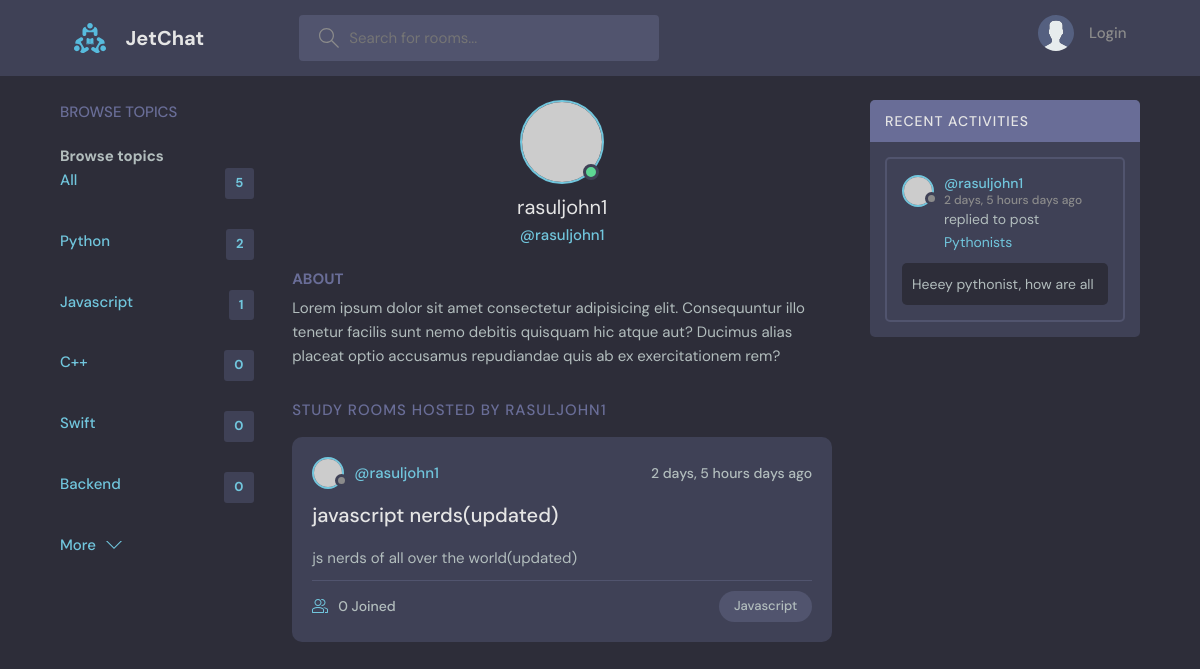
Page /profile/2 on the earlier database version.
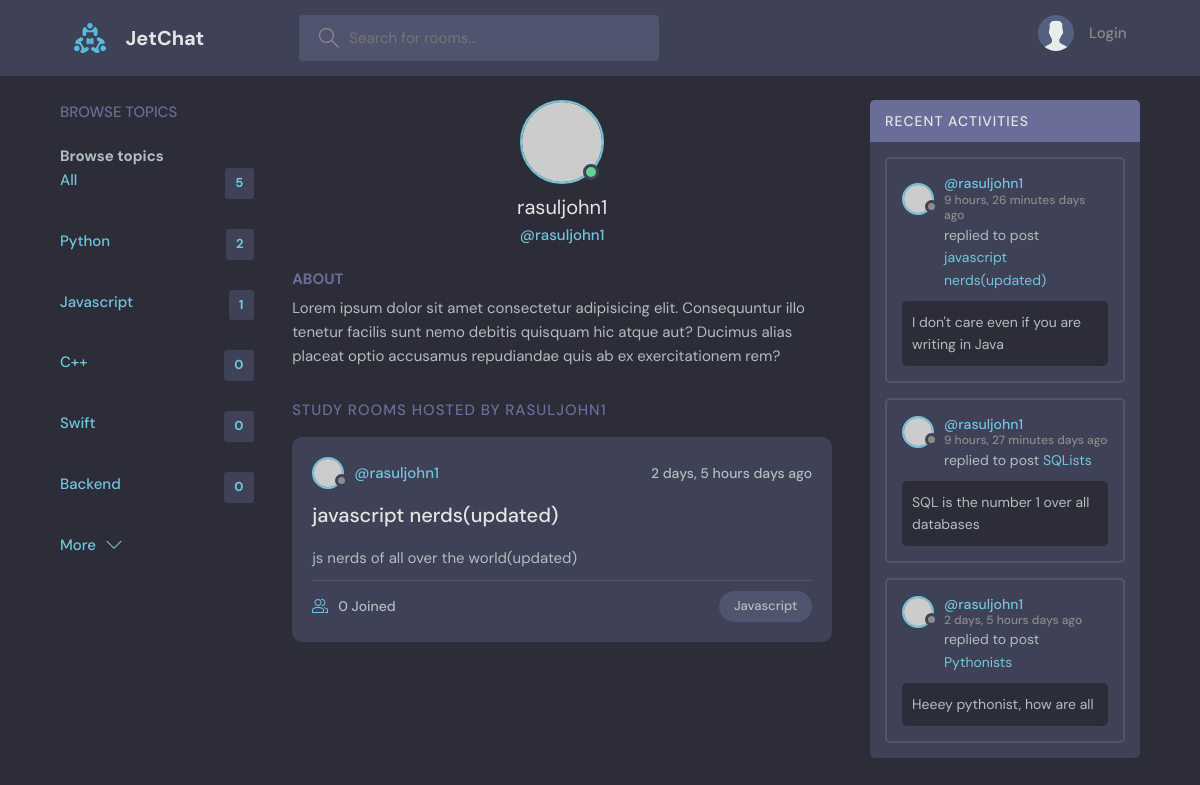
Same page on the later database version.
### base/models.py (models this page shows, shortened)
class Topic(models.Model):
    name = models.CharField(max_length=200)

class Room(models.Model):
    host = models.ForeignKey(User, on_delete=models.SET_NULL, null=True)
    topic = models.ForeignKey(Topic, on_delete=models.SET_NULL, null=True)
    name = models.CharField(max_length=200)
    description = models.TextField(null=True, blank=True)
    participants = models.ManyToManyField(User, related_name='participants', blank=True)
    updated = models.DateTimeField(auto_now=True)
    created = models.DateTimeField(auto_now_add=True)
    class Meta:
        ordering = ['-updated', '-created']
    def __str__(self):
        return self.name

class Message(models.Model):
    user = models.ForeignKey(User, on_delete=models.CASCADE)
    room = models.ForeignKey(Room, on_delete=models.CASCADE)
    body = models.TextField()
    updated = models.DateTimeField(auto_now=True)
    created = models.DateTimeField(auto_now_add=True)
    class Meta:
        ordering = ['-updated', '-created']

### base/views.py (the view)
# urls.py: path('profile/<str:pk>', views.userProfile, name='user-profile'),
def userProfile(request, pk):
    user = User.objects.get(id=pk)
    rooms = user.room_set.all()
    room_messages = user.message_set.all()
    topics = Topic.objects.all()
    context = {'user': user, 'rooms': rooms, 'topics': topics, 'room_messages': room_messages}
    return render(request, 'base/profile.html', context)

### base/templates/base/profile.html (shortened to what this page needs)
{% extends 'main.html' %}
{% block content %}
  <main class="profile-page layout layout--3">
    <div class="container">
      <div class="topics">
       {% include 'base/topics_component.html' %}
      </div>
      <div class="roomList">
        <div class="profile">
          <div class="profile__avatar">
            <div class="avatar avatar--large active">
              <img src="https://randomuser.me/api/portraits/men/11.jpg" />
            </div>
          </div>
          <div class="profile__info">
            <h3>{{ user }}</h3>
            <p>@{{ user.username }}</p>
          </div>
          <div class="profile__about">
            <h3>About</h3>
            <p>
              Lorem ipsum dolor sit amet consectetur adipisicing elit. Consequuntur illo tenetur
              facilis sunt nemo debitis quisquam hic atque aut? Ducimus alias placeat optio
              accusamus repudiandae quis ab ex exercitationem rem?
            </p>
          </div>
        </div>
        <div class="roomList__header">
          <div>
            <h2>Study Rooms Hosted by {{ user }}</a>
            </h2>
          </div>
        </div>
        {% include "base/feed_component.html" %}
      </div>
      <div class="activities">
        <div class="activities__header">
          <h2>Recent Activities</h2>
        </div>
        {% include 'base/activity_component.html' %}
      </div>
    </div>
  </main>
{% endblock %}

### base/templates/base/topics_component.html
<div class="topics">
    <div class="topics__header">
      <h2>Browse Topics</h2>
    </div>
    <ul class="topics__list">
    <h3>Browse topics</h3>
      <li>
        <a href="{% url 'topics' %}" class="active">All<span>{{ topics.count }}</span></a>
      </li>
      {% for topic in topics %}
        <li>
          <a href="{% url 'home' %}?q={{ topic.name }}" class="active">{{ topic.name }} <span>{{ topic.room_set.all.count }}</span></a>
        </li>
      {% endfor %}
      </ul>
    <a class="btn btn--link" href="{% url 'topics' %}">
      More
      <svg version="1.1" xmlns="http://www.w3.org/2000/svg" width="32" height="32" viewBox="0 0 32 32">
        <title>chevron-down</title>
        <path d="M16 21l-13-13h-3l16 16 16-16h-3l-13 13z"></path>
      </svg>
    </a>
</div>

### base/templates/base/feed_component.html (shortened to what this page needs)
{% for room in rooms %}
<div class="roomListRoom">
        <div class="roomListRoom__header">
          <a href="{% url 'user-profile' room.host.id %}" class="roomListRoom__author">
            <div class="avatar avatar--small">
              <img src="https://randomuser.me/api/portraits/women/11.jpg" />
            </div>
            <span>@{{ room.host.username }}</span>
          </a>
          <div class="roomListRoom__actions">
            <span>{{ room.created|timesince }} days ago</span>
          </div>
        </div>
        <div class="roomListRoom__content">
          <a href="{% url 'room' room.id %}">{{ room.name }}</a>
          <p>
            {{ room.description }}
          </p>
        </div>
        <div class="roomListRoom__meta">
          <a href="{% url 'room' room.id %}" class="roomListRoom__joined">
            {{ room.participants.all.count }} Joined
          </a>
          <p class="roomListRoom__topic">{{ room.topic.name }}</p>
        </div>
      </div>
{% endfor %}

### base/templates/base/activity_component.html (shortened to what this page needs)
{% for message in room_messages %}
<div class="activities__box">
        <div class="activities__boxHeader roomListRoom__header">
          <a href="{% url 'user-profile' message.user.id %}" class="roomListRoom__author">
            <div class="avatar avatar--small">
              <img src="https://randomuser.me/api/portraits/women/11.jpg" />
            </div>
            <p>
              @{{ message.user }}
              <span>{{ message.created|timesince }} days ago</span>
            </p>
          </a>
        </div>
        <div class="activities__boxContent">
          <p>
            replied to post <a href="{% url 'room' message.room.id %}">{{ message.room }}</a
            >
          </p>
          <div class="activities__boxRoomContent">
            {{ message.body }}
          </div>
        </div>
      </div>
{% endfor %}

Differences in the rows shown:
added Message: user "rasuljohn1", created "9 hours, 26 minutes", room "javascript nerds(updated)", body "I don't care even if you are writing in Java"
added Message: user "rasuljohn1", created "9 hours, 27 minutes", room "SQLists", body "SQL is the number 1 over all databases"
